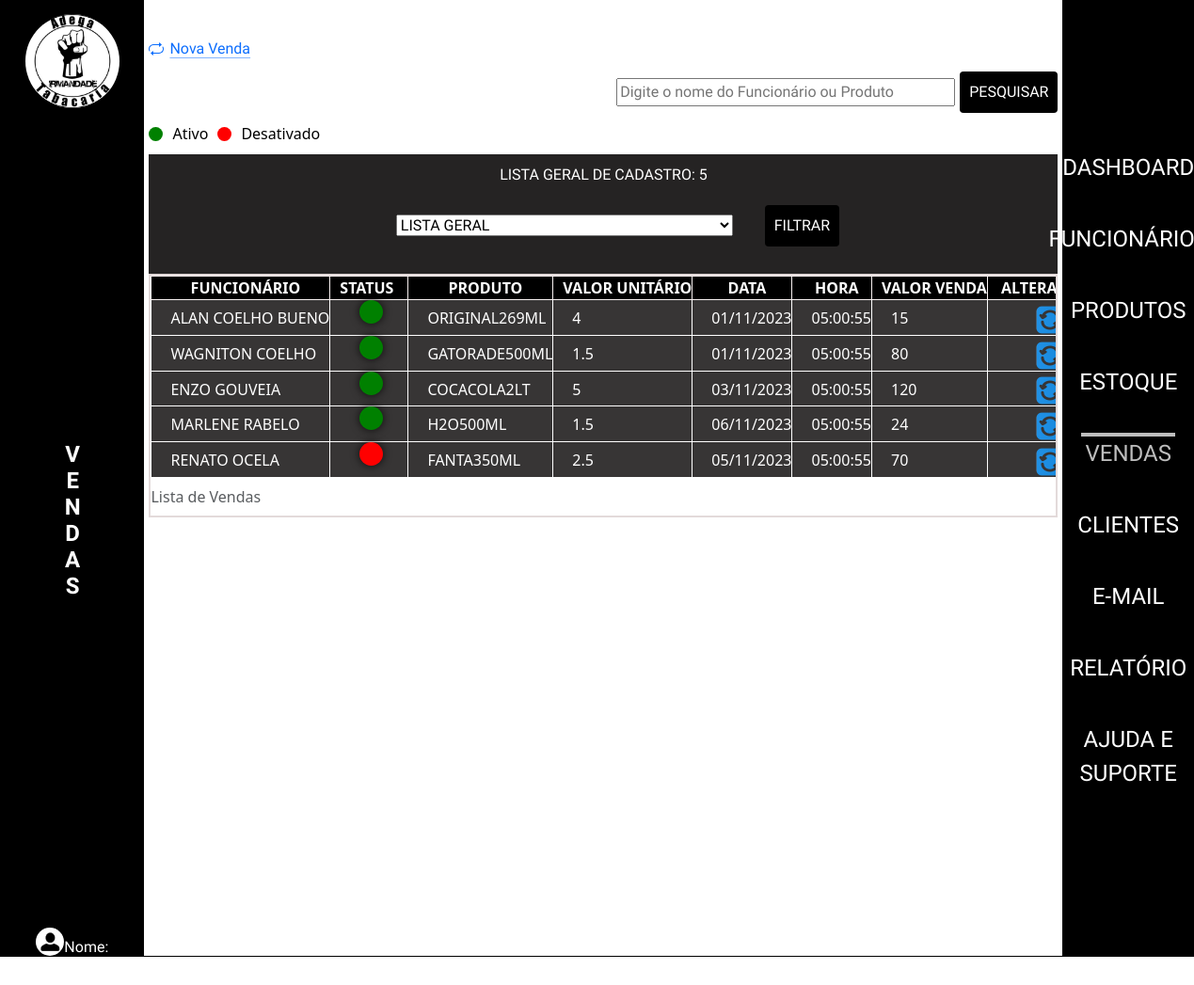
Page /admin/index.php?p=vendas on the earlier database version.
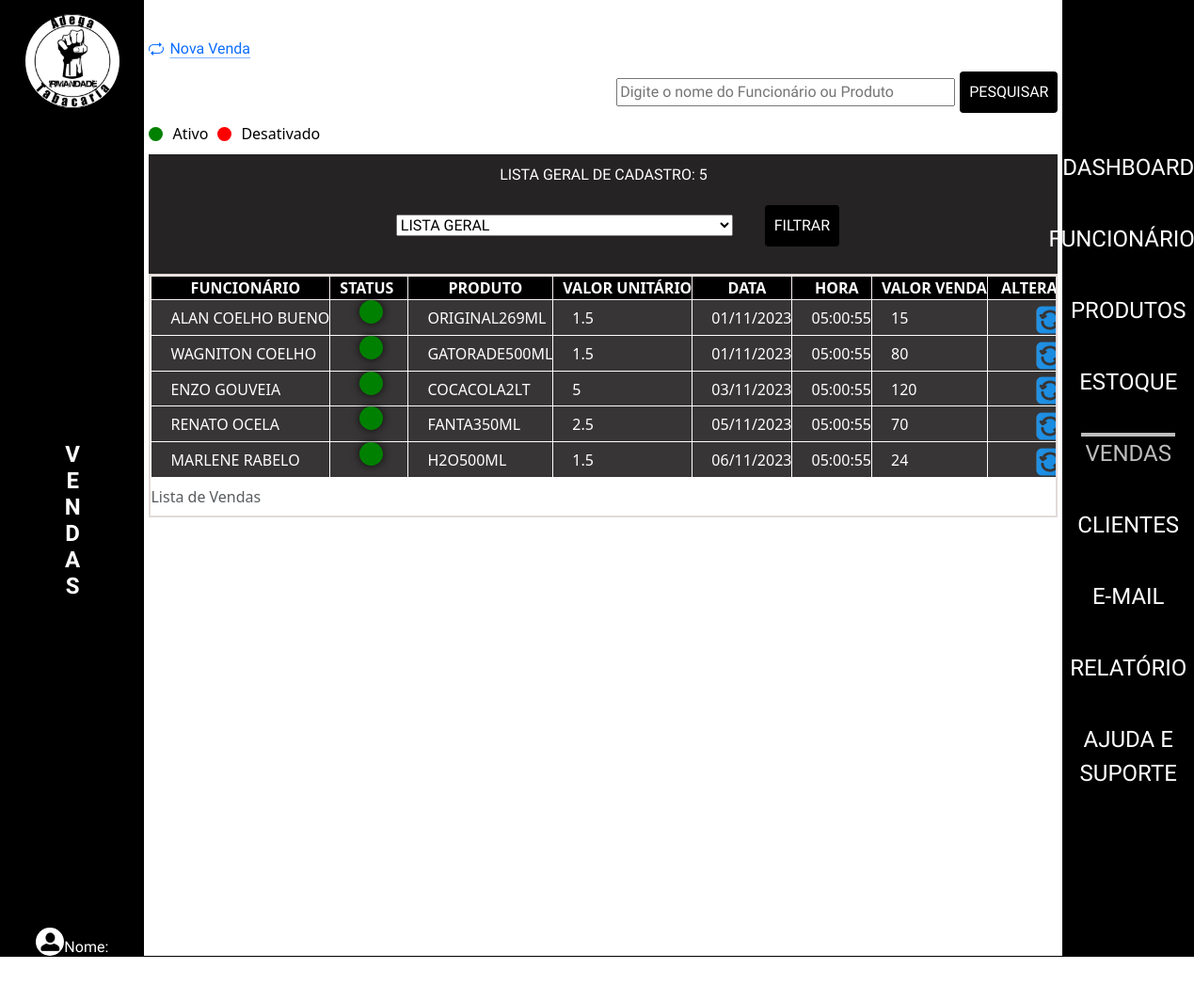
Same page on the later database version.
### tables this page shows
CREATE TABLE `tblvendas` (
  `idVenda` int(11) NOT NULL,
  `dataVenda` date DEFAULT curdate(),
  `horaVenda` time NOT NULL,
  `statusVenda` varchar(10) DEFAULT NULL,
  `valorTotalVenda` double(10,2) NOT NULL,
  `idFuncionario` int(11) NOT NULL,
  `idProduto` int(11) NOT NULL
);

CREATE TABLE `tblfuncionarios` (
  `idFuncionario` int(11) NOT NULL,
  `nomeFuncionario` varchar(50) NOT NULL,
  `altFuncionario` varchar(50) NOT NULL,
  `cargoFuncionario` varchar(20) NOT NULL,
  `dataNascFuncionario` date NOT NULL,
  `emailFuncionario` varchar(80) NOT NULL,
  `senhaFuncionario` varchar(20) NOT NULL,
  `nivelFuncionario` varchar(15) NOT NULL,
  `dataAdmissaoFuncionario` date NOT NULL,
  `enderecoFuncionario` varchar(50) NOT NULL,
  `telFuncionario` varchar(15) NOT NULL,
  `cepFuncionario` varchar(10) NOT NULL,
  `statusFuncionario` varchar(10) NOT NULL,
  `fotoFuncionario` varchar(100) DEFAULT NULL,
  `linkFaceFuncionario` varchar(150) NOT NULL,
  `linkInstaFuncionario` varchar(150) NOT NULL,
  `linkWhatsFuncionario` varchar(150) NOT NULL
);

CREATE TABLE `tblprodutos` (
  `idProduto` int(11) NOT NULL,
  `nomeProduto` varchar(255) NOT NULL,
  `descricaoProduto` varchar(50) NOT NULL,
  `categoriaProduto` varchar(50) NOT NULL,
  `statusProduto` varchar(255) DEFAULT 'Ativo',
  `precoCompraProduto` double(10,2) NOT NULL,
  `precoVendaProduto` double(10,2) NOT NULL,
  `fornecedorProduto` varchar(20) NOT NULL,
  `dataReceProduto` date DEFAULT curdate(),
  `horaProduto` time DEFAULT curtime()
);

### admin/class/vendas.php (called while the page is built, shortened)
<?php
class VendasClass
{
    public function listarVendasAtivas()
{
    $sql = "SELECT
                v.idVenda,
                v.statusVenda,
                v.valorTotalVenda,
                v.horaVenda,
                v.dataVenda,
                f.nomeFuncionario,
                p.nomeProduto,
                p.precoCompraProduto
            FROM
                tblvendas v
            INNER JOIN
                tblfuncionarios f ON v.idFuncionario = f.idFuncionario
            INNER JOIN
                tblprodutos p ON v.idProduto = p.idProduto
            WHERE
                v.statusVenda = 'ATIVO'";
    $conn = Conexao::LigarConexao();
    $resultado = $conn->query($sql);
    $lista = $resultado->fetchAll();
    return $lista;
}
    public function listarVendasDesativadas()
    {
        $sql = "SELECT
        v.idVenda,
        v.statusVenda,
        v.valorTotalVenda,
        v.horaVenda,
        v.dataVenda,
        f.nomeFuncionario,
        p.nomeProduto,
        p.precoCompraProduto
    FROM
        tblvendas v
    INNER JOIN
        tblfuncionarios f ON v.idFuncionario = f.idFuncionario
    INNER JOIN
        tblprodutos p ON v.idProduto = p.idProduto
    WHERE
        v.statusVenda = 'DESATIVADO'";
        $conn = Conexao::LigarConexao();
        $resultado = $conn->query($sql);
        $lista = $resultado->fetchAll();
        return $lista;
    }
}

### admin/vendas/listar.php (the view, shortened to what this page needs)
<?php
require_once('class/vendas.php');
$venda = new VendasClass();
$listaAtivos = $venda->listarVendasAtivas();
$listaDesativados = $venda->listarVendasDesativadas();
$listaFiltrada = array_merge($listaAtivos, $listaDesativados);
$statusFiltrar = '';
$totalCadastrados = count($listaFiltrada);
$totalAtivos = count($listaAtivos);
$totalDesativados = count($listaDesativados);
?>
<div>
    <a class="icon-link icon-link-hover" style="--bs-icon-link-transform: translate3d(0, -.125rem, 0);" href="index.php?p=vendas&v=cadastrar">
        Nova Venda
    </a>
</div>
<div>
    <form class="CampoPes" action="" method="POST">
        <input type="text" id="searchInput" name="searchInput" placeholder="Digite o nome do Funcionário ou Produto">
        <button type="submit">Pesquisar</button>
    </form>
</div>
<?php if (empty($statusFiltrar) || $statusFiltrar === 'LISTA GERAL') : ?>
    <div class="legenda-status">
        <div class="bolinha verde"></div>
        <span>Ativo</span>
        <div class="bolinha vermelha"></div>
        <span>Desativado</span>
    </div>
<?php endif; ?>
<form class="formStatus" action="" method="POST">
    <div>
        <select class="seleAtual" aria-label="Default select example" name="statusVenda">
            <option value="" <?php echo empty($statusFiltrar) ? 'selected' : 'LISTA GERAL'; ?>>LISTA GERAL</option>
        </select>
        <button type="submit">Filtrar</button>
    </div>
    <div>
        <?php if ($statusFiltrar === 'ATIVO') : ?>
            <p class="total">Total de ativos: <?php echo $totalAtivos; ?></p>
        <?php elseif ($statusFiltrar === 'DESATIVADO') : ?>
            <p class="total">Total de desativados: <?php echo $totalDesativados; ?></p>
        <?php else : ?>
            <p class="total">Lista Geral de Cadastro: <?php echo $totalCadastrados; ?></p>
        <?php endif; ?>
    </div>
</form>
<div class="table-container" id="arrastarMouse">
    <div>
        <table>
            <caption>Lista de Vendas</caption>
            <thead>
                <tr>
                <th>Funcionário</th>
                <?php if (empty($statusFiltrar) || $statusFiltrar === 'LISTA GERAL') : ?>
                        <th class="spanstatus" >Status</th>
                    <?php endif; ?>
                    <th>Produto</th>
                    <th>Valor Unitário</th>
                    <th>Data</th>
                    <th>Hora</th>
                    <th>Valor Venda</th>
                    <?php if ($statusFiltrar !== 'DESATIVADO') : ?>
                        <th>Alterar ou Desativar</th>
                    <?php endif; ?>
                </tr>
            </thead>
            <tbody>
                <?php foreach ($listaFiltrada as $linha) : ?>
                    <?php if (empty($statusFiltrar) || $linha['statusVenda'] === $statusFiltrar) : ?>
                        <tr>
                        <td><?php echo $linha['nomeFuncionario'] ?></td>
                        <?php if (empty($statusFiltrar) || $statusFiltrar === 'LISTA GERAL') : ?>
                                <td class="spanstatus">
                                    <?php if ($linha['statusVenda'] === 'ATIVO') : ?>
                                        <span class="status-span active-status"></span>
                                    <?php else : ?>
                                        <span class="status-span inactive-status"></span>
                                    <?php endif; ?>
                                </td>
                            <?php endif; ?>
                            <td><?php echo $linha['nomeProduto'] ?></td>
                            <td><?php echo $linha['precoCompraProduto'] ?></td>
                            <td><?php echo date('d/m/Y', strtotime($linha['dataVenda'])) ?></td>
                            <td><?php echo $linha['horaVenda'] ?></td>
                            <td><?php echo $linha['valorTotalVenda'] ?></td>
                            <?php if ($statusFiltrar !== 'DESATIVADO') : ?>
                                <td class="btngrudsicone">
                                    <a href="index.php?p=vendas&v=atualizar&id=<?php echo $linha['idVenda'] ?>">
                                       <img src="./img/setas-flechas.png" alt="">
                                    </a>
                                </td>
                            <?php endif; ?>
                        </tr>
                    <?php endif; ?>
                <?php endforeach; ?>
            </tbody>
        </table>
    </div>
</div>

### admin/index.php (shortened to what this page needs)
<?php
$pagina = @$_GET['p'];
?>
<!DOCTYPE html>
<html lang="pt-BR">
<head>
    <link rel="stylesheet" href="../src/css/reset.css">
    <link rel="stylesheet" href="https://cdnjs.cloudflare.com/ajax/libs/animate.css/4.1.1/animate.min.css">
    <link rel="stylesheet" href="https://cdn.jsdelivr.net/npm/bootstrap@5.3.2/dist/css/bootstrap.min.css">
    <link rel="stylesheet" href="./css/estilo.css">
</head>
<body>
    <main>
        <section class="topoEsquerda">
            <h1>
                <img src="img/logoadega.png" alt=" imagem da logo">
            </h1>
            <?php
            if ($pagina == '') {
                $texto = '';
            } else {
                $texto = '' . $pagina;
            }
            echo '<h2 class="vertical-text">';
            for ($i = 0; $i < strlen($texto); $i++) {
                echo '<span>' . $texto[$i] . '</span>';
            }
            echo '</h2>';
            ?>
            <div class="divlogin">
                <img class="btnlogin" src="img/btnuser.png" alt="imagem btn Usuario">
                <h2 class="name">Nome:</h2>
            </div>
        </section>
        <div class="box">
            <?php
            switch ($pagina) {
                case 'vendas':
                    require_once('vendas/vendas.php');
                    break;
            }
            ?>
        </div>
        <div class="menu">
        <?php
        $pagina = @$_GET['p'];
        ?>
            <nav>
                <ul>
                    <li><a href="index.php?p=dashboard" class="<?= ($pagina == 'dashboard' || $pagina == '') ? 'menuAtivo' : ''; ?>"> Dashboard </a></li>
                    <li><a href="index.php?p=funcionarios" class="<?= ($pagina == 'funcionarios') ? 'menuAtivo' : ''; ?>"> Funcionários </a></li>
                    <li><a href="index.php?p=produtos" class="<?= ($pagina == 'produtos') ? 'menuAtivo' : ''; ?>"> Produtos </a></li>
                    <li><a href="index.php?p=estoque" class="<?= ($pagina == 'estoque') ? 'menuAtivo' : ''; ?>"> Estoque </a></li>
                    <li><a href="index.php?p=vendas" class="<?= ($pagina == 'vendas') ? 'menuAtivo' : ''; ?>"> Vendas </a></li>
                    <li><a href="index.php?p=clientes" class="<?= ($pagina == 'clientes') ? 'menuAtivo' : ''; ?>"> Clientes </a></li>
                    <li><a href="index.php?p=contato" class="<?= ($pagina == 'contato') ? 'menuAtivo' : ''; ?>"> E-mail </a></li>
                    <li><a href="index.php?p=relatorio" class="<?= ($pagina == 'relatorio') ? 'menuAtivo' : ''; ?>"> Relatório </a></li>
                    <li><a href="index.php?p=ajuda%20e%20suporte" class="<?= ($pagina == 'ajuda e suporte') ? 'menuAtivo' : ''; ?>"> Ajuda e Suporte </a></li>
                </ul>
            </nav>
        </div>
    </main>
    <footer class="rodape">
        <h2>Direitos Reservados Sandini Informática</h2>
        <h2 class="h2d">Desenvolvido Por Dimas Aparecido Rabelo de Souza</h2>
    </footer>
</body>

### admin/vendas/vendas.php
<?php
$pagina = @$_GET['v'];
if ($pagina == NULL) {
    require_once ('listar.php');
}else {
    if($pagina == 'cadastrar') { require_once('cadastrar.php');}
    if($pagina ==  'atualizar') { require_once('atualizar.php');}
    if($pagina == 'desativar' ) { require_once('desativar.php');}
    if($pagina == 'ativar' ) { require_once('ativar.php');}
}

### admin/css/estilo.css (style rules this page uses)
* a, h1, h2, h3, h4 { font-family: 'Secular One'; font-size: 16px; text-align: center; margin: 0; padding: 0; box-sizing: border-box; }
body { display: flex; flex-direction: column; min-height: 100vh; color: #ffffff; }
.vertical-text { writing-mode: vertical-lr; text-orientation: upright; white-space: nowrap; display: inline-block; font-family: 'Secular One'; font-size: 1.5em; font-weight: bold; text-transform: uppercase; }
h1 { width: 80%; margin-top: 10px }
h1 img { width: 70%; border-radius: 50%; }
.divlogin { width: 50%; display: flex; justify-content: space-around; align-items: flex-end; }
.btnlogin { width: 30px; border-radius: 50%; }
.topoEsquerda { background: #000000; display: flex; flex-direction: column; width: 200px; justify-content: space-between; align-items: center; }
main { width: 100%; flex: 1; display: flex; }
.menu { display: flex; background: #000000; color: #ffffff; text-align: center; margin: 0 auto; width: 11%; align-items: center; flex-direction: column; }
ul { padding: 140px 20px; }
ul li { padding: 20px 20px; }
nav ul li a { color: #ffffff; text-decoration: none; font-size: 1.5em; text-transform: uppercase; }
.menuAtivo { color: #bdbdbd !important; border-top: solid 4px #bdbdbd; padding: 4px; }
.box { width: 100%; min-height: 400px; overflow: auto; box-sizing: border-box; padding: 40px 5px; color: #000000; }
.rodape { width: 100%; }
.rodape h2 { background: #000000; margin-bottom: 0; font-size: 0.8em; }
.rodape .h2d { background: #525252; }
.table-container { max-height: 800px; overflow-y: auto; overflow-x: auto; border: 2px solid #e3dada; text-align: justify; white-space: nowrap; cursor: grab; }
table { width: 100%; border-collapse: collapse; border: 1px solid #f8f1f1; }
td { background: #373535; border: 1px solid #fff; color: #fff; text-indent: 20px; text-transform: uppercase; width: 100%; }
th { border: 1px solid #f8f1f1; text-align: center; font-size: 1.0em; font-weight: bold; text-transform: uppercase; text-indent: 10px; background: #000000; color: #ffffff; }
h1 { text-align: center; background: #000000; width: 100%; padding: 5px 5px; text-transform: uppercase; }
form { display: flex; flex-direction: column; align-items: center; background: #252323; width: 100%; font-family: 'Secular One'; text-transform: uppercase; }
input { margin: 5px 5px; width: 360px; }
select { margin: 30px; }
button { margin: 10px 0; padding: 10px; background-color: #000000; color: #fff; border: none; border-radius: 4px; text-transform: uppercase; }
.seleAtual { width: 358px; }
.total { color: #ffffff; font-size: 1.0em; margin-bottom: 0; }
.formStatus { display: flex; flex-direction: column-reverse; justify-content: space-around; padding: 10px; }
.CampoPes { display: flex; justify-content: flex-end; flex-direction: row; background: none; }
.btngrudsicone img { margin-right: 30px; margin-left: 30px; }
.spanstatus { text-align: center; padding-right: 15px; }
.status-span { display: inline-block; width: 25px; height: 25px; border-radius: 50%; box-shadow: 0 0 10px rgba(0, 0, 0, 0.8); }
.active-status { background-color: green; animation: pulse 1s infinite alternate; padding: 5px 5px; }
.legenda-status { display: flex; align-items: center; gap: 10px; margin-bottom: 10px; }
.bolinha { width: 15px; height: 15px; border-radius: 50%; }
.verde { background-color: green; }
.vermelha { background-color: red; }
.inactive-status { background-color: red; animation: rotate 2s linear infinite, scale 1s ease-in-out infinite alternate; padding: 5px 5px; }

Differences in the rows shown:
changed through a linked row, tblvendas "ALAN COELHO BUENO": idProduto.precoCompraProduto "4" → "1.5"
changed tblvendas "RENATO OCELA": statusVenda "DESATIVADO" → "ATIVO" (drawn); moves up the list
